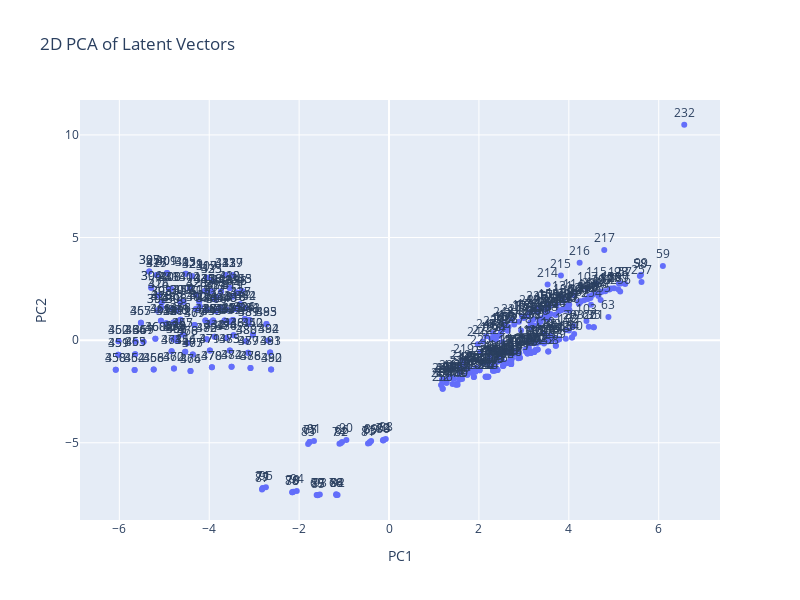

The notebook cell this image was saved under:
### Code cell
import plotly.express as px

# 前面步驟得到的PCA結果 latent_vector_2d
df_latent = pd.DataFrame(latent_vector_2d, columns=['PC1', 'PC2'])

# 為了在圖表上顯示每個點的索引，我們可以將索引作為一個列添加到DataFrame中
df_latent['Index'] = range(0, len(df_latent))

# 使用Plotly Express創建散點圖
fig = px.scatter(df_latent, x='PC1', y='PC2', text='Index', title='2D PCA of Latent Vectors')
fig.update_traces(textposition='top center')
fig.update_layout(height=600, width=800)
fig.show()

### Figure 1 — Plotly figure (JSON) as saved in the notebook; plotly's stock layout.template omitted (floating-point values rounded to 4 significant figures; data arrays with more than 128 entries replaced by an {"elided": "..."} marker saying what was removed)
{"data": [{"hovertemplate": "PC1=%{x}<br>PC2=%{y}<br>Index=%{text}<extra></extra>", "legendgroup": "", "marker": {"color": "#636efa", "symbol": "circle"}, "mode": "markers+text", "name": "", "orientation": "v", "showlegend": false, "text": {"elided": "486 int values"}, "textposition": "top center", "type": "scatter", "x": {"elided": "486 float values"}, "xaxis": "x", "y": {"elided": "486 float values"}, "yaxis": "y"}], "layout": {"height": 600, "legend": {"tracegroupgap": 0}, "title": {"text": "2D PCA of Latent Vectors"}, "width": 800, "xaxis": {"anchor": "y", "autorange": true, "domain": [0, 1], "range": [-6.875, 7.364], "title": {"text": "PC1"}, "type": "linear"}, "yaxis": {"anchor": "x", "autorange": true, "domain": [0, 1], "range": [-8.764, 11.7], "title": {"text": "PC2"}, "type": "linear"}}}
